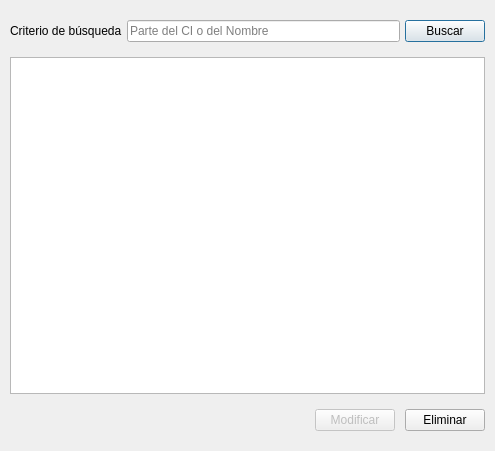
<?xml version="1.0" encoding="UTF-8"?>
<ui version="4.0">
 <class>Form</class>
 <widget class="QWidget" name="Form">
  <property name="geometry">
   <rect>
    <x>0</x>
    <y>0</y>
    <width>495</width>
    <height>451</height>
   </rect>
  </property>
  <property name="windowTitle">
   <string>Form</string>
  </property>
  <layout class="QVBoxLayout" name="verticalLayout">
   <property name="spacing">
    <number>5</number>
   </property>
   <property name="leftMargin">
    <number>10</number>
   </property>
   <property name="topMargin">
    <number>10</number>
   </property>
   <property name="rightMargin">
    <number>10</number>
   </property>
   <property name="bottomMargin">
    <number>10</number>
   </property>
   <item>
    <widget class="QWidget" name="widget_2" native="true">
     <layout class="QHBoxLayout" name="horizontalLayout_2">
      <property name="spacing">
       <number>5</number>
      </property>
      <property name="leftMargin">
       <number>0</number>
      </property>
      <property name="topMargin">
       <number>10</number>
      </property>
      <property name="rightMargin">
       <number>0</number>
      </property>
      <property name="bottomMargin">
       <number>10</number>
      </property>
      <item>
       <widget class="QLabel" name="label">
        <property name="text">
         <string>Criterio de búsqueda</string>
        </property>
       </widget>
      </item>
      <item>
       <widget class="QLineEdit" name="queryInput">
        <property name="placeholderText">
         <string>Parte del CI o del Nombre</string>
        </property>
        <property name="clearButtonEnabled">
         <bool>false</bool>
        </property>
       </widget>
      </item>
      <item>
       <widget class="QPushButton" name="searchBtn">
        <property name="text">
         <string>Buscar</string>
        </property>
        <property name="default">
         <bool>true</bool>
        </property>
       </widget>
      </item>
     </layout>
    </widget>
   </item>
   <item>
    <widget class="QTableView" name="patientsTable">
     <property name="editTriggers">
      <set>QAbstractItemView::DoubleClicked</set>
     </property>
     <property name="selectionMode">
      <enum>QAbstractItemView::SingleSelection</enum>
     </property>
     <property name="selectionBehavior">
      <enum>QAbstractItemView::SelectRows</enum>
     </property>
     <property name="sortingEnabled">
      <bool>true</bool>
     </property>
     <attribute name="horizontalHeaderVisible">
      <bool>true</bool>
     </attribute>
     <attribute name="horizontalHeaderCascadingSectionResizes">
      <bool>true</bool>
     </attribute>
     <attribute name="horizontalHeaderDefaultSectionSize">
      <number>200</number>
     </attribute>
     <attribute name="horizontalHeaderShowSortIndicator" stdset="0">
      <bool>true</bool>
     </attribute>
     <attribute name="horizontalHeaderStretchLastSection">
      <bool>true</bool>
     </attribute>
     <attribute name="verticalHeaderVisible">
      <bool>false</bool>
     </attribute>
    </widget>
   </item>
   <item>
    <widget class="QWidget" name="widget" native="true">
     <layout class="QHBoxLayout" name="horizontalLayout">
      <property name="spacing">
       <number>10</number>
      </property>
      <property name="leftMargin">
       <number>0</number>
      </property>
      <property name="topMargin">
       <number>10</number>
      </property>
      <property name="rightMargin">
       <number>0</number>
      </property>
      <property name="bottomMargin">
       <number>10</number>
      </property>
      <item>
       <spacer name="horizontalSpacer">
        <property name="orientation">
         <enum>Qt::Horizontal</enum>
        </property>
        <property name="sizeHint" stdset="0">
         <size>
          <width>40</width>
          <height>20</height>
         </size>
        </property>
       </spacer>
      </item>
      <item>
       <widget class="QPushButton" name="modifyBtn">
        <property name="enabled">
         <bool>false</bool>
        </property>
        <property name="text">
         <string>Modificar</string>
        </property>
       </widget>
      </item>
      <item>
       <widget class="QPushButton" name="deleteBtn">
        <property name="text">
         <string>Eliminar</string>
        </property>
       </widget>
      </item>
     </layout>
    </widget>
   </item>
  </layout>
 </widget>
 <resources/>
 <connections/>
</ui>
